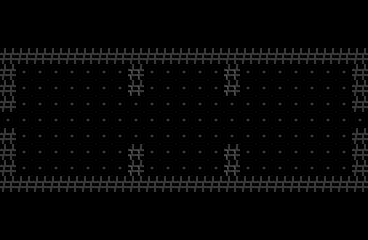

Rendered tile map (Tiled .tmx) drawn with the repository's tilesets; below, a short description and the map source with its tile grids summarised:
An orthogonal 23x15 tile map with 16x16 px tiles, 1 tile layer (Capa de patrones 1) and 13 objects.

<map version="1.10" tiledversion="1.12.2" orientation="orthogonal" renderorder="right-down" width="23" height="15" tilewidth="16" tileheight="16" infinite="0" nextlayerid="4" nextobjectid="88">
 <tileset firstgid="1" name="tileset" tilewidth="16" tileheight="16" tilecount="64" columns="8">
  <image source="../tileset/tileset.png" width="128" height="128" />
 </tileset>
 <layer id="1" name="Capa de patrones 1" width="23" height="15">
  <data>[345 cells, 207 non-empty, 3 distinct tile ids]</data>
 </layer>
 <objectgroup id="3" name="spawnEnemigo">
  <object id="79" x="176" y="112" width="16" height="16" />
  <object id="80" x="80" y="112" width="16" height="16" />
  <object id="81" x="272" y="112" width="16" height="16" />
 </objectgroup>
 <objectgroup id="2" name="colisiones">
  <object id="73" x="0" y="48" width="368" height="16" />
  <object id="74" x="352" y="64" width="16" height="48" />
  <object id="75" x="352" y="128" width="16" height="48" />
  <object id="76" x="0" y="176" width="368" height="16" />
  <object id="77" x="0" y="128" width="16" height="48" />
  <object id="78" x="0" y="64" width="16" height="48" />
  <object id="84" x="224" y="144" width="16" height="32" />
  <object id="85" x="128" y="144" width="16" height="32" />
  <object id="86" x="128" y="64" width="16" height="32" />
  <object id="87" x="224" y="64" width="16" height="32" />
 </objectgroup>
</map>
